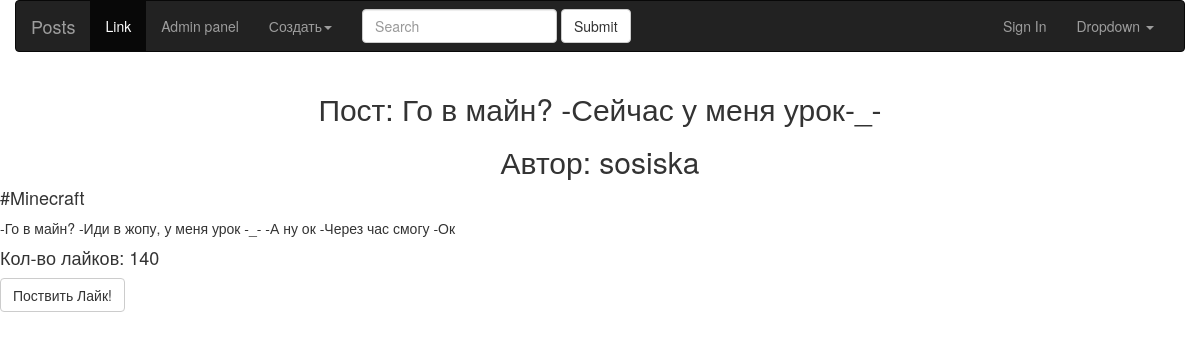
The app's page /post/minseraft/, older data.
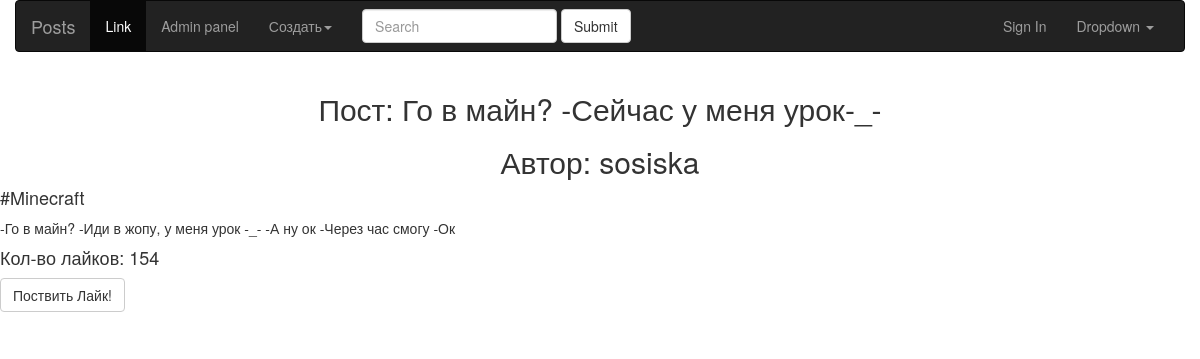
The same page, newer data.
### post/models.py (models this page shows, shortened)
class LikeMixin:
    def like(self):
        self.likes += 1
        if self.likes % 10 == 0 and self.priopity < 100:
            self.priopity += 1                                  #1000 лайков до максимума  ❤999 == 100 priority

class Post(LikeMixin, models.Model):
    author = models.ForeignKey(Author, on_delete=models.CASCADE)
    tags = models.ManyToManyField(Tag)
    title = models.TextField(max_length=128, blank=False)
    slug = models.SlugField(max_length=128, unique=True)
    content = models.TextField(max_length=4096, blank=False)
    priopity = models.PositiveIntegerField(default=2, validators=(MaxValueValidator(100.0), ))
    likes = models.PositiveIntegerField(default=0)

class Author(LikeMixin, models.Model):
    user = models.OneToOneField(User, on_delete=models.CASCADE)
    priopity = models.PositiveIntegerField(default=2, validators=(MaxValueValidator(100.0), ))
    likes = models.PositiveIntegerField(default=0)
    def __str__(self):
        return self.user.username

### post/views.py (the view, shortened to what this page needs)
# urls.py: path('post/<slug:slug>/', PostView.as_view(), name="view"),
class PostView(View):
    def get(self, request, slug):
        post = Post.objects.get(slug=slug)
        tags = post.tags.all()
        comments = Comment.objects.filter(post=post)
        return render(request, 'post/post.html', context= {"post" : post,
            'tags' : tags, 'comments' : comments})

### post/models.py (called while the page is built)
    def __str__(self):
        return self.name

### post/templates/post/post.html (shortened to what this page needs)
{% extends 'base.html' %}
{% block content %}
  <main>
        <div class="row">
            <h2 class="text-center">Пост: {{ post.title }}</h2>
            <h2 class="text-center">Автор: {{ post.author }}</h2>
            <h4>
              <div>
                {% for tag in tags %}
                  {{ tag }}
                {% endfor %}
              </div>
            </h4>
            <div class="content">
                {{ post.content }}
            </div>
            <h4>Кол-во лайков: {{ post.likes }}</h4>
            <form action="" method="POST"> {% csrf_token %}
                <button class="btn btn-default" type="submit">Поствить Лайк!</button>
            </form>
        </div>
    </main>
{% endblock content %}

Row changes from the older to the newer data that the page shows:
changed Post "Го в майн? -Сейчас у меня урок-_-": likes "140" → "154"
